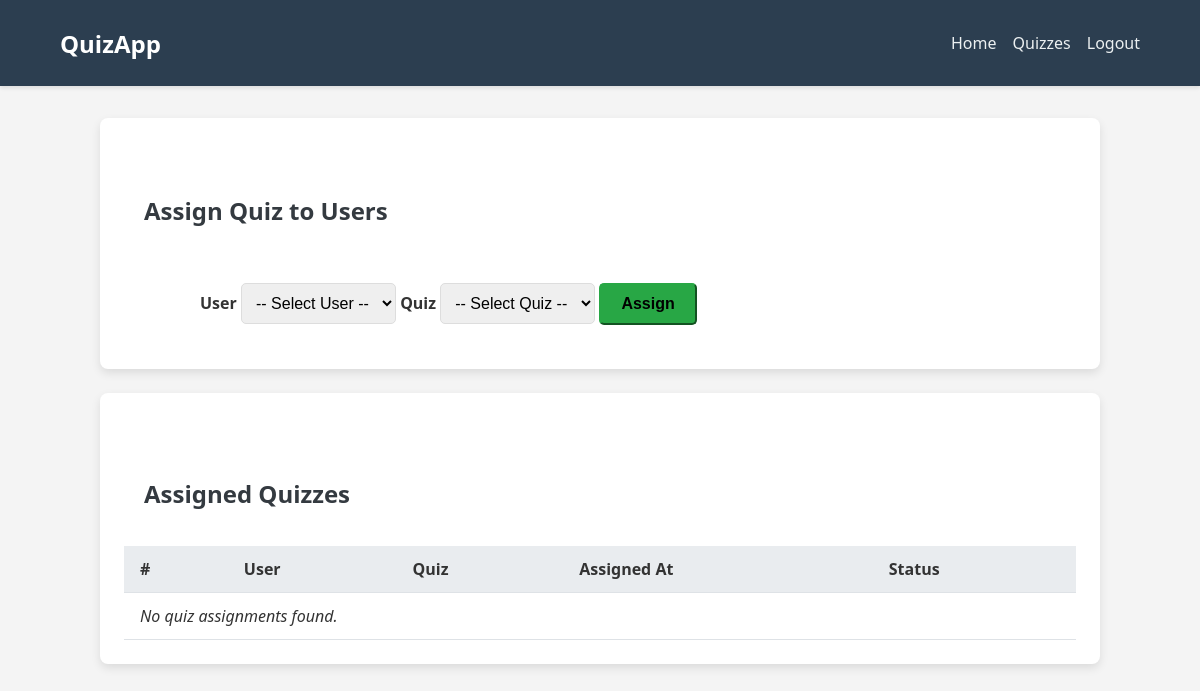
/assign/ (signed in), run on an earlier commit of the app's database.
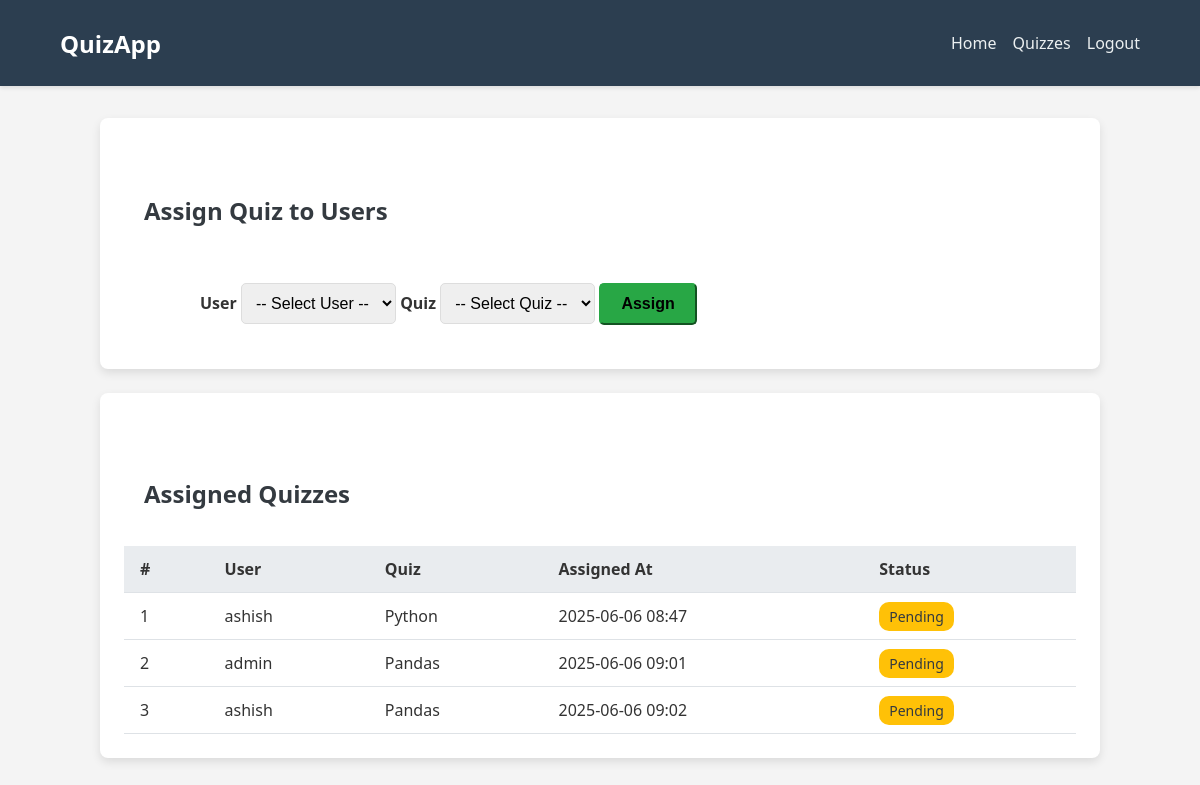
And on a later commit of the database.
### quiz/models.py (models this page shows, shortened)
class AssignedQuiz(models.Model):
    quiz = models.ForeignKey(Quiz, on_delete=models.CASCADE)
    user = models.ForeignKey(User, on_delete=models.CASCADE)
    assigned_at = models.DateTimeField(auto_now_add=True)
    completed = models.BooleanField(default=False)

class Quiz(models.Model):
    title = models.CharField(max_length=255)
    description = models.TextField(blank=True)
    time_limit = models.IntegerField(help_text="Time limit in seconds")

### quiz/views.py (the view)
# urls.py: path("assign/", views.assign_quiz_view, name="assign_quiz"),
@login_required
def assign_quiz_view(request):
    users = User.objects.all()
    quizzes = Quiz.objects.all()
    if request.method == "POST":
        user_id = request.POST.get("user_id")
        quiz_id = request.POST.get("quiz_id")
        if user_id and quiz_id:
            AssignedQuiz.objects.get_or_create(user_id=user_id, quiz_id=quiz_id)
        return redirect("assign_quiz")
    assignments = AssignedQuiz.objects.select_related("user", "quiz")
    return render(
        request,
        "quiz/assign_quiz.html",
        {
            "users": users,
            "quizzes": quizzes,
            "assignments": assignments,
        },
    )

### quiz/templates/quiz/assign_quiz.html (shortened to what this page needs)
{% extends "quiz/base.html" %}
{% block content %}
<div class="container py-5">
    <div class="card">
        <div class="card-header">
            <h4 class="card-title">Assign Quiz to Users</h4>
        </div>
        <div class="card-body">
            <form method="post" class="row gy-3 gx-4 assign-form">
                <div class="col-md-6">
                    <label for="user_id" class="form-label fw-bold">User</label>
                    <select name="user_id" id="user_id" class="form-select" required>
                        <option value="">-- Select User --</option>
                    </select>
                    <label for="quiz_id" class="form-label fw-bold">Quiz</label>
                    <select name="quiz_id" id="quiz_id" class="form-select" required>
                        <option value="">-- Select Quiz --</option>
                    </select>
                    <button type="submit" class="btn btn-success px-4">Assign</button>
                </div>
            </form>
        </div>
    </div>
    <div class="card">
        <div class="card-header">
            <h5 class="card-title">Assigned Quizzes</h5>
        </div>
        <table class="table table-striped">
            <thead class="table-light text-center">
                <tr>
                    <th scope="col">#</th>
                    <th scope="col">User</th>
                    <th scope="col">Quiz</th>
                    <th scope="col">Assigned At</th>
                    <th scope="col">Status</th>
                </tr>
            </thead>
            <tbody>
                {% for item in assignments %}
                    <tr>
                        <td class="text-center">{{ forloop.counter }}</td>
                        <td>{{ item.user.get_full_name|default:item.user.username }}</td>
                        <td>{{ item.quiz.title }}</td>
                        <td class="text-center">{{ item.assigned_at|date:"Y-m-d H:i" }}</td>
                        <td class="text-center">
                            {% if item.completed %}
                                <span class="badge bg-success">Completed</span>
                            {% else %}
                                <span class="badge bg-warning text-dark">Pending</span>
                            {% endif %}
                        </td>
                    </tr>
                {% empty %}
                    <tr>
                        <td colspan="5" class="text-center text-muted py-3">No quiz assignments found.</td>
                    </tr>
                {% endfor %}
            </tbody>
        </table>
    </div>
</div>
{% endblock %}

### quiz/templates/quiz/base.html (shortened to what this page needs)
{% load static %}
<!DOCTYPE html>
<html lang="en">
<head>
    <link rel="stylesheet" href="{% static 'css/style.css' %}">
</head>
<body>
    <nav class="navbar">
        <div class="container">
            <a href="{% url 'home' %}" class="logo">QuizApp</a>
            <ul class="nav-links">
                <li><a href="{% url 'home' %}">Home</a></li>
                <li><a href="{% url 'quiz_list' %}">Quizzes</a></li>
                {% if user.is_authenticated %}
                    <li><a href="{% url 'logout' %}">Logout</a></li>
                {% else %}
                    <li><a href="{% url 'login' %}">Login</a></li>
                {% endif %}
            </ul>
        </div>
    </nav>
    <main class="content">
        {% block content %}
        {% endblock %}
    </main>
</body>
</html>

### quiz/static/css/style.css (style rules this page uses)
body { margin: 0; font-family: 'Segoe UI', Tahoma, Geneva, Verdana, sans-serif; background-color: #f4f4f4; color: #333; }
.navbar { background-color: #2c3e50; padding: 1rem 0; color: #fff; box-shadow: 0 2px 4px rgba(0,0,0,0.1); }
.navbar .container { width: 90%; margin: 0 auto; display: flex; justify-content: space-between; align-items: center; }
.navbar .logo { font-size: 1.5rem; font-weight: bold; color: #fff; text-decoration: none; }
.nav-links { list-style: none; display: flex; gap: 1rem; }
.nav-links li a { color: #ecf0f1; text-decoration: none; font-weight: 500; transition: color 0.2s ease-in-out; }
.content { padding: 2rem; max-width: 1000px; margin: auto; }
.card-body { padding: 16px; }
.card { border: none; border-radius: 12px; box-shadow: 0 4px 12px rgba(0, 0, 0, 0.1); background-color: #ffffff; margin-bottom: 24px; padding: 24px; }
.card-title { font-size: 1.5rem; font-weight: 600; margin-bottom: 16px; color: #343a40; }
.assign-form { max-width: 800px; margin: 0 auto; }
.form-label { font-weight: 600; color: #333; }
.form-select, .form-control { border-radius: 5px; border: 1px solid #ddd; padding: 10px; font-size: 16px; }
.btn { padding: 10px 20px; border-radius: 5px; font-weight: 600; font-size: 16px; }
.btn-success { background-color: #28a745; border-color: #28a745; }
.card { border-radius: 8px; box-shadow: 0 4px 10px rgba(0, 0, 0, 0.1); }
.card-header { font-weight: 700; }
.table { width: 100%; border-collapse: collapse; }
.table thead { background-color: #e9ecef; }
.table th, .table td { padding: 12px 16px; text-align: left; border-bottom: 1px solid #dee2e6; }
.table .badge { font-size: 14px; padding: 5px 10px; border-radius: 10px; }
.badge.bg-warning { background-color: #ffc107; color: white; }
.badge.text-dark { color: #343a40 !important; }
.card-header, .card-body { padding: 20px; }

What changed in the data, as far as the page shows it:
added AssignedQuiz: user.get_full_name "ashish", quiz "Python", assigned_at "2025-06-06 08:47", completed "Pending"
added AssignedQuiz: user.get_full_name "admin", quiz "Pandas", assigned_at "2025-06-06 09:01", completed "Pending"
added AssignedQuiz: user.get_full_name "ashish", quiz "Pandas", assigned_at "2025-06-06 09:02", completed "Pending"
Also different on the page:
text no longer shown: "No quiz assignments found."
